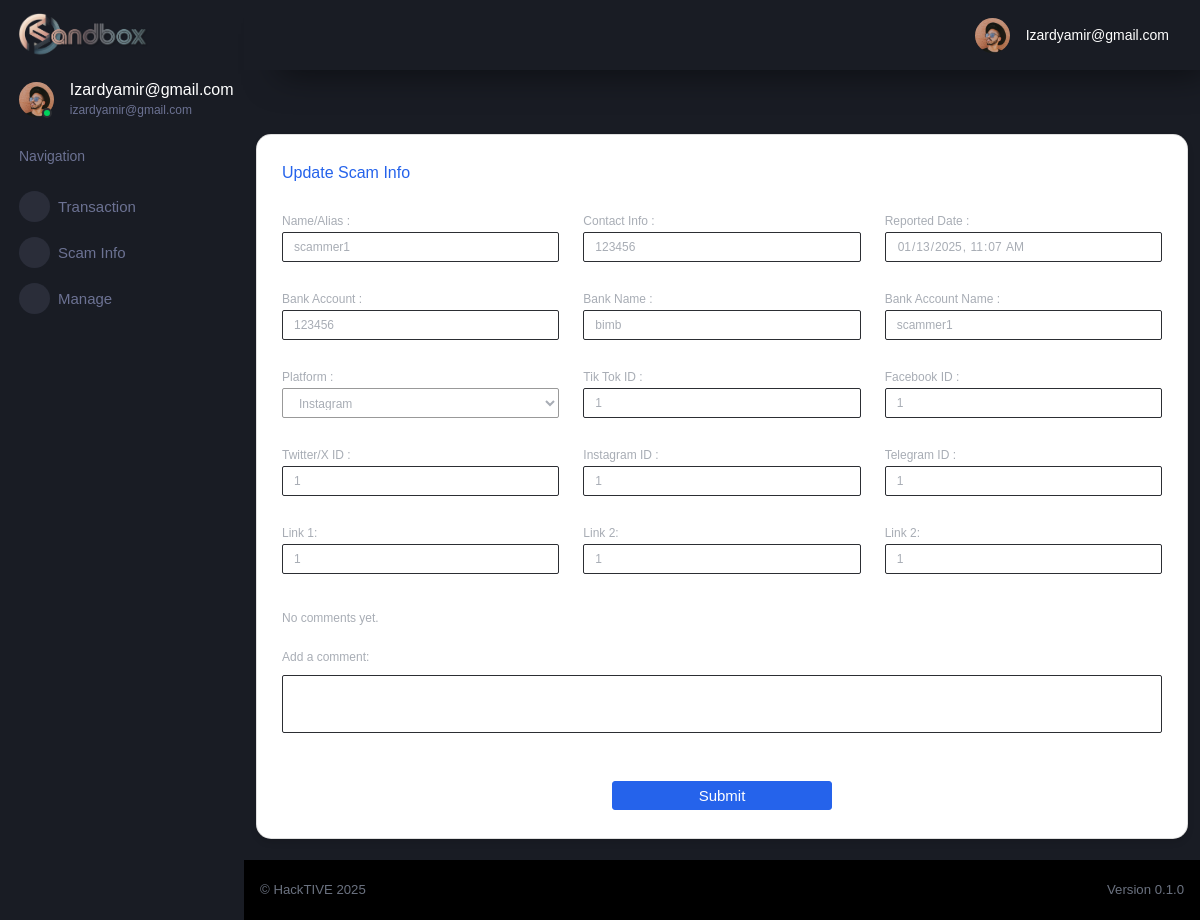
The app's page /6/scammer_update (signed in), older data.
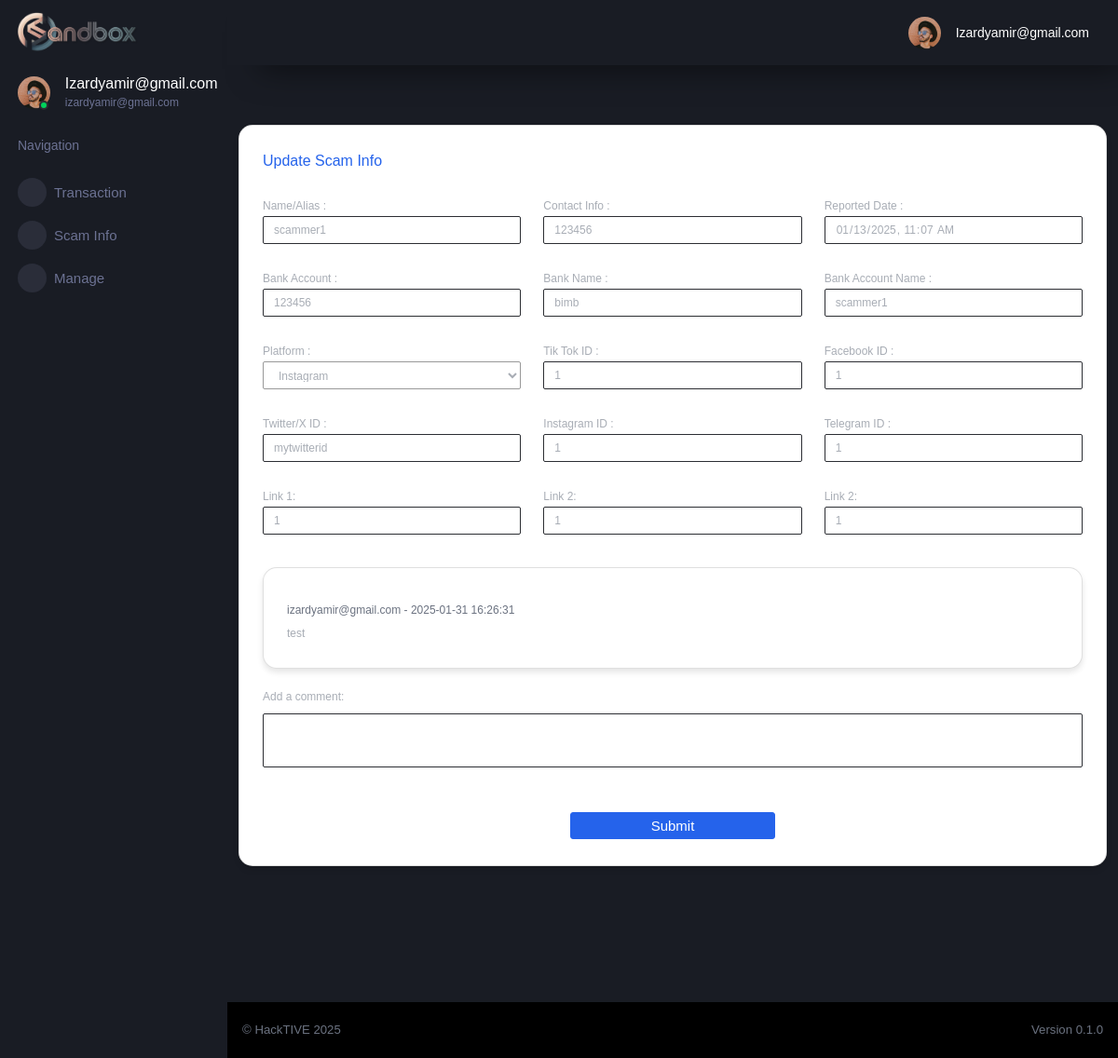
The same page, newer data.
### tables this page shows
CREATE TABLE "cif" (
	"id"	INTEGER UNIQUE,
	"username"	TEXT NOT NULL UNIQUE,
	"password"	TEXT,
	"firstname"	TEXT,
	"lastname"	TEXT,
	"gender"	TEXT,
	"dob"	TEXT,
	"ic"	INTEGER UNIQUE,
	"phone"	INTEGER,
	"email"	TEXT UNIQUE,
	"address1"	NUMERIC,
	"address2"	TEXT,
	"postcode"	TEXT,
	"area"	TEXT,
	"state"	TEXT,
	"country"	TEXT,
	"productID"	INTEGER,
	"productNAME"	TEXT,
	"accountID"	INTEGER,
	PRIMARY KEY("id" AUTOINCREMENT)
);

CREATE TABLE "scammer" (
	"scammerID"	INTEGER NOT NULL,
	"scammerName"	TEXT,
	"contact"	TEXT,
	"platform"	TEXT,
	"reportedDate"	TEXT,
	"recordedDate"	TEXT,
	"bankAccount"	TEXT,
	"bankName"	TEXT,
	"bankAccountName"	TEXT,
	"sourceReport1"	TEXT,
	"sourceReport2"	TEXT,
	"sourceReport3"	TEXT,
	"tiktokID"	TEXT,
	"facebookID"	TEXT,
	"twitterID"	TEXT,
	"instagramID"	TEXT,
	"telegramID"	TEXT,
	"reporterID"	INTEGER,
	PRIMARY KEY("scammerID" AUTOINCREMENT)
);

CREATE TABLE "comments" (
	"id"	INTEGER,
	"content"	TEXT NOT NULL,
	"post_id"	INTEGER NOT NULL,
	"user_id"	INTEGER NOT NULL,
	"created_at"	TIMESTAMP NOT NULL DEFAULT CURRENT_TIMESTAMP,
	PRIMARY KEY("id" AUTOINCREMENT),
	FOREIGN KEY("post_id") REFERENCES "todos"("id"),
	FOREIGN KEY("user_id") REFERENCES "user"("id")
);

### flaskr/main.py (the view, shortened to what this page needs)
@bp.route('/<int:id>/scammer_update', methods=('POST', 'GET'))
@login_required
def scammer_update(id):
    db = get_db()
    scammer_update = get_scammer(id)
    comments = db.execute(
        'SELECT user_id, content, created_at FROM comments WHERE post_id = ? ORDER BY created_at DESC',
        (id,)
    ).fetchall()
    return render_template('app/scammer-update.html', scammer_update=scammer_update, comments=comments)

### flaskr/templates/app/scammer-update.html (shortened to what this page needs)
{% extends "/layouts/base.html" %}
{% block content %}
    <div class="container aligned-middle mt-5 overflow-auto"  scrolling="yes" frameborder="0" style=" width: 100%; height: calc(101vh - 66px);  overflow: auto; ">
        <div class="row mt-3">
            <div class="col-md-12 mb-4">
                <div class="card">
                    <div class="card-body">
                        <h5 class="card-title text-primary">Update Scam Info</h5>
                        <form action="" method="post">
                            <div class="row mt-3">
                                <div class="col-sm-4 mt-2">
                                     <label for="scammer_name" class="mb-0" style="color: #a8adb5; font-size: 12px">Name/Alias :</label>
                                     <input name="scammer_name" id="scammer_name" type="text" class="form-control bg-white" style="color: #a8adb5; font-size: 12px; height: 30px;" placeholder="scammer name/alias" value="{{request.form['scammer_name'] or scammer_update['scammerName']}}" required>
                                </div>
                                <div class="col-sm-4 mt-2">
                                     <label for="contact_info" class="mb-0" style="color: #a8adb5; font-size: 12px">Contact Info :</label>
                                     <input name="contact_info" id="contact_info" type="text" class="form-control bg-white" style="color: #a8adb5; font-size: 12px; height: 30px;" value="{{request.form['contact_info'] or scammer_update['contact']}}" placeholder="scammer phone/email" required>
                                </div>
                                <div class="col-sm-4 mt-2">
                                     <label for="reported_date" class="mb-0" style="color: #a8adb5; font-size: 12px">Reported Date :</label>
                                     <input name="reported_date" id="reported_date" type="datetime-local" class="form-control bg-white" style="color: #a8adb5; font-size: 12px; height: 30px;" value="{{scammer_update['reportedDate']}}"  readonly>
                                </div>
                             </div>
                             <div class="row mt-3">
                                 <div class="col-sm-4 mt-2">
                                    <label for="bank_account" class="mb-0" style="color: #a8adb5; font-size: 12px">Bank Account :</label>
                                    <input name="bank_account" id="bank_account" type="text" class="form-control bg-white" style="color: #a8adb5; font-size: 12px; height: 30px;" value="{{request.form['bank_account'] or scammer_update['bankAccount']}}" placeholder="bank account number">
                                 </div>
                                 <div class="col-sm-4 mt-2">
                                     <label for="bank_name" class="mb-0" style="color: #a8adb5; font-size: 12px">Bank Name :</label>
                                     <input name="bank_name" id="bank_name" type="text" class="form-control bg-white" style="color: #a8adb5; font-size: 12px; height: 30px;" value="{{request.form['bank_name'] or scammer_update['bankName']}}" placeholder="bank name">
                                  </div>
                                  <div class="col-sm-4 mt-2">
                                     <label for="bank_account_name" class="mb-0" style="color: #a8adb5; font-size: 12px">Bank Account Name :</label>
                                     <input name="bank_account_name" id="bank_account_name" type="text" class="form-control bg-white" style="color: #a8adb5; font-size: 12px; height: 30px;" value="{{request.form['bank_account_name'] or scammer_update['bankAccountName']}}" placeholder="account holder name">
                                  </div>
                              </div>
                             <div class="row mt-3">
                                 <div class="col-sm-4 mt-2">
                                     <label for="platform" class="mb-0" style="color: #a8adb5; font-size: 12px">Platform :</label>
                                          <select name="platform" id="platform" class="form-control bg-white" style="border-width: 1px; border-style: solid; border-color: #999; color: #a8adb5; font-size: 12px; height: 30px;">
                                              <option >{{scammer_update['platform'].capitalize()}}</option>
                                          </select>
                                  </div>
                                 <div class="col-sm-4 mt-2">
                                    <label for="tiktok" class="mb-0" style="color: #a8adb5; font-size: 12px">Tik Tok ID :</label>
                                    <input name="tiktok" id="tiktok" type="text" class="form-control bg-white" style="color: #a8adb5; font-size: 12px; height: 30px;" value="{{request.form['tiktok'] or scammer_update['tiktokID']}}" placeholder="scammer id">
                                 </div>
                                 <div class="col-sm-4 mt-2">
                                     <label for="facebook" class="mb-0" style="color: #a8adb5; font-size: 12px">Facebook ID :</label>
                                     <input name="facebook" id="facebook" type="text" class="form-control bg-white" style="color: #a8adb5; font-size: 12px; height: 30px;" value="{{request.form['facebook'] or scammer_update['facebookID']}}" placeholder="scammer id">
                                  </div>
                              </div>
                              <div class="row mt-3">
                                 <div class="col-sm-4 mt-2">
                                    <label for="twitter" class="mb-0" style="color: #a8adb5; font-size: 12px">Twitter/X ID :</label>
                                    <input name="twitter" id="twitter" type="text" class="form-control bg-white" style="color: #a8adb5; font-size: 12px; height: 30px;" value="{{request.form['twitter'] or scammer_update['twitterID']}}" placeholder="scammer id">
                                 </div>
                                 <div class="col-sm-4 mt-2">
                                     <label for="instagram" class="mb-0" style="color: #a8adb5; font-size: 12px">Instagram ID :</label>
                                     <input name="instagram" id="instagram" type="text" class="form-control bg-white" style="color: #a8adb5; font-size: 12px; height: 30px;" value="{{request.form['instagram'] or scammer_update['instagramID']}}" placeholder="scammer id">
                                  </div>
                                  <div class="col-sm-4 mt-2">
                                     <label for="telegram" class="mb-0" style="color: #a8adb5; font-size: 12px">Telegram ID :</label>
                                     <input name="telegram" id="telegram" type="text" class="form-control bg-white" style="color: #a8adb5; font-size: 12px; height: 30px;" value="{{request.form['telegram'] or scammer_update['telegramID']}}" placeholder="scammer id" required>
                                  </div>
                              </div>
                             <div class="row mt-3">
                                 <div class="col-sm-4 mt-2">
                                      <label for="url_1" class="mb-0" style="color: #a8adb5; font-size: 12px">Link 1:</label>
                                      <input name="url_1" id="url_1" type="text" class="form-control bg-white" style="color: #a8adb5; font-size: 12px; height: 30px;" value="{{request.form['url_1'] or scammer_update['sourceReport1']}}" placeholder="scam posting url source 1" required>
                                  </div>
                                  <div class="col-sm-4 mt-2">
                                     <label for="url_2" class="mb-0" style="color: #a8adb5; font-size: 12px">Link 2:</label>
                                     <input name="url_2" id="url_2" type="text" class="form-control bg-white" style="color: #a8adb5; font-size: 12px; height: 30px;" value="{{request.form['url_2'] or scammer_update['sourceReport2']}}" placeholder="scam posting url source 2">
                                 </div>
                                 <div class="col-sm-4 mt-2">
                                     <label for="url_3" class="mb-0" style="color: #a8adb5; font-size: 12px">Link 2:</label>
                                     <input name="url_3" id="url_3" type="text" class="form-control bg-white" style="color: #a8adb5; font-size: 12px; height: 30px;" value="{{request.form['url_3'] or scammer_update['sourceReport3']}}" placeholder="scam posting url source 3">
                                 </div>
                              </div>
                              <div class="form-group row mb-4">
                                <div class="col-sm-12">
                                  <h3 class="mb-3" style="font-size: medium;">Comments</h3>
                                  {% if comments %}
                                  <ul class="list-unstyled">
                                    {% for comment in comments %}
                                      <li class="mb-3">
                                        <div class="card">
                                          <div class="card-body">
                                            <h6 class="card-subtitle mb-2 text-muted" style="color: #a8adb5; font-size: 12px">
                                              {{ comment['user_id'] }} - {{ comment['created_at'] }}
                                            </h6>
                                            <p class="card-text" style="color: #a8adb5; font-size: 12px">{{ comment['content'] }}</p>
                                          </div>
                                        </div>
                                      </li>
                                    {% endfor %}
                                  </ul>
                                {% else %}
                                  <p style="color: #a8adb5; font-size: 12px">No comments yet.</p>
                                {% endif %}
                                  <div class="mt-4">
                                    <label for="new_comment" class="form-label" style="color: #a8adb5; font-size: 12px">Add a comment:</label>
                                    <textarea class="form-control bg-white" id="new_comment" name="new_comment" rows="3" style="color: #a8adb5; font-size: 12px"></textarea>
                                  </div>
                                </div>
                              </div>
                             <div class="text-center mt-5">
                                <button type="submit" class="btn btn-primary w-25" id="send_btn">Submit</button>
                             </div>
                        </form>
                    </div>
                </div>
            </div>
        </div>
    </div>
{% endblock content %}

### flaskr/templates/includes/sidebar.html (shortened to what this page needs)
<nav class="sidebar sidebar-offcanvas" id="sidebar">
    <div class="sidebar-brand-wrapper d-none d-lg-flex align-items-center justify-content-center fixed-top">
      <a class="sidebar-brand brand-logo" href="{{ url_for('main.index') }}"><img src="/static/img/hacktive-team-banner.png" style="width:60%; height:auto; display: block; margin: 0 auto 0 -2px; object-fit: contain;"     alt="logo" /></a>
    </div>
    <ul class="nav">
      <li class="nav-item profile">
        <div class="profile-desc">
          <div class="profile-pic">
            <div class="count-indicator">
              <img class="img-xs rounded-circle " src="/static/img/faces/face15.jpg" alt="">
              <span class="count bg-success"></span>
            </div>
            <div class="profile-name">
              <h5 class="mb-0 font-weight-normal">
                {{ (g.user['username']).capitalize() }}
              </h5>
              <span>
                {{ g.user['username'] }}
              </span>
            </div>
          </div>
        </div>
      </li>
      <li class="nav-item nav-category">
        <span class="nav-link">Navigation</span>
      </li>
      <li class="nav-item menu-items">
        <a class="nav-link" data-toggle="collapse" href="#transaction" aria-expanded="false" aria-controls="transaction">
          <span class="menu-icon">
          </span>
          <span class="menu-title">Transaction</span>
          <i class="menu-arrow"></i>
        </a>
      </li>
      <li class="nav-item menu-items">
        <a class="nav-link" data-toggle="collapse" href="#scam-info" aria-expanded="false" aria-controls="scam-info">
          <span class="menu-icon">
          </span>
          <span class="menu-title">Scam Info</span>
          <i class="menu-arrow"></i>
        </a>
      </li>
      <li class="nav-item menu-items">
        <a class="nav-link" data-toggle="collapse" href="#manage" aria-expanded="false" aria-controls="manage">
          <span class="menu-icon">
          </span>
          <span class="menu-title">Manage</span>
          <i class="menu-arrow"></i>
        </a>
      </li>
    </ul>
  </nav>

### flaskr/templates/includes/navigation.html (shortened to what this page needs)
<nav class="navbar p-0 fixed-top d-flex flex-row">
    <div class="navbar-menu-wrapper flex-grow d-flex align-items-stretch">
      <button class="navbar-toggler navbar-toggler align-self-center" type="button" data-toggle="minimize">
      </button>
      <ul class="navbar-nav navbar-nav-right">
        <li class="nav-item dropdown">
          <a class="nav-link" id="profileDropdown" href="#" data-toggle="dropdown">
            <div class="navbar-profile">
              <img class="img-xs rounded-circle" src="/static/img/faces/face15.jpg" alt="">
              <p class="mb-0 d-none d-sm-block navbar-profile-name">
                {{ (g.user['username']).capitalize() }}
              </p>
            </div>
          </a>
        </li>
      </ul>
    </div>
  </nav>

Row changes from the older to the newer data that the page shows:
changed scammer "scammer1": twitter "1" → "mytwitterid"
added comments: user_id "izardyamir@gmail.com", created_at "2025-01-31 16:26:31", content "test"
Text that changed along with them:
text no longer shown: "No comments yet."
